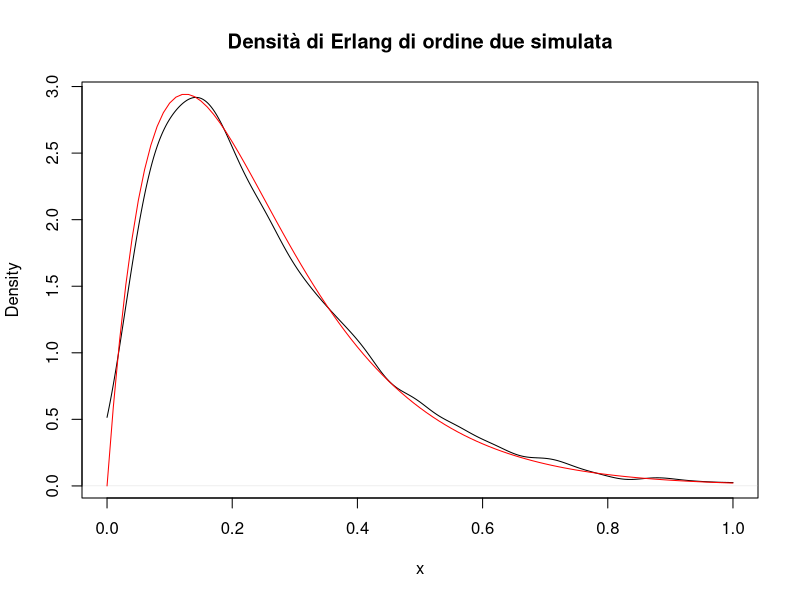

R code for this plot:
## Creiamo una sequenza di 5000 tempi di interarrivo tint
## distribuiti esponenzialmente con media 1/λ = 1/2.

set.seed(7)                # fissiamo il seme per riproducibilità
z <- runif(5000)           # variabili uniformi (0,1)
tint <- -log(1 - z) / 2    # tempi di interarrivo esponenziali (λ=2)
mean(tint)                 # media campionaria
var(tint)                  # varianza campionaria

## Ora creiamo una sequenza di 5000 tempi di servizio tserv
## distribuiti secondo Erlang di ordine 2, con valore medio 1/μ = 1/4

set.seed(3)
u <- runif(5000)                      # prima sequenza uniforme
set.seed(5)
v <- runif(5000)                      # seconda sequenza uniforme

## Erlang(2, μ=4) = somma di due Exp(μ)
tserv <- -log(1 - u)/8 - log(1 - v)/8
# μ=4 ⇒ parametro=8 per ciascuna Exp
mean(tserv)                           
# media campionaria
var(tserv)                            
# varianza campionaria

## Confronto tra la densità simulata e quella teorica
plot(density(tserv, from=0, to=1),
     main="Densità di Erlang di ordine due simulata",
     xlab="x")
curve(64 * x * exp(-8 * x), add=TRUE, col="red")
# densità teorica Erlang(2, μ=4)